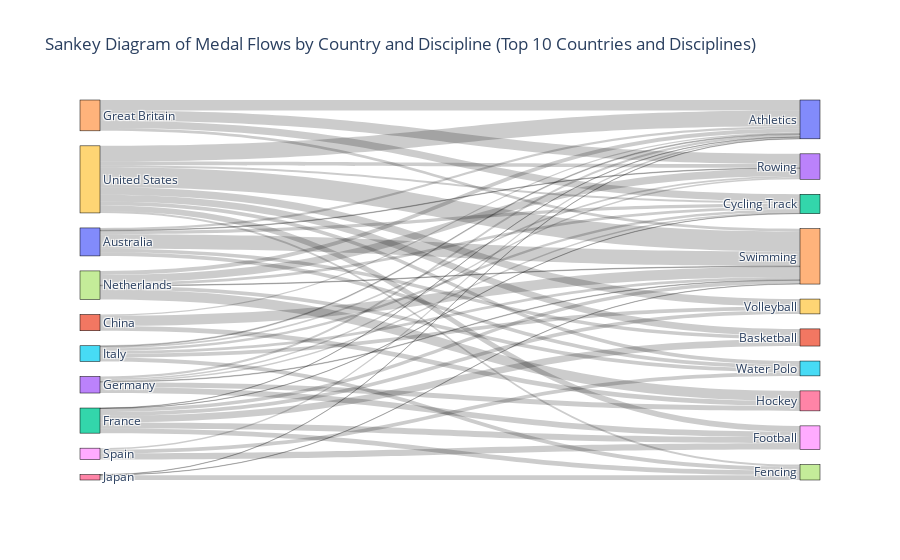

The notebook cell saved with this chart:
### Markdown cell above
For the addition we plot it with Sankey Diagram Flow.

### Code cell
import plotly.graph_objects as go

medals_by_country_discipline = df.groupby(['country','discipline']).size().reset_index(name='medal_count')

top_10_countries = medals_by_country_discipline.groupby('country')['medal_count'].sum().sort_values(ascending=False).head(10).index
filtered_medals = medals_by_country_discipline[medals_by_country_discipline['country'].isin(top_10_countries)]

top_disciplines = filtered_medals.groupby('discipline')['medal_count'].sum().sort_values(ascending=False).head(10).index
filtered_medals = filtered_medals[filtered_medals['discipline'].isin(top_disciplines)]

countries = filtered_medals['country'].unique().tolist()
disciplines = filtered_medals['discipline'].unique().tolist()
nodes = countries + disciplines

source_indices= [nodes.index(country) for country in filtered_medals['country']]
target_indices = [nodes.index(discipline) for discipline in filtered_medals['discipline']]

fig = go.Figure(go.Sankey(
    node=dict(
        pad=15,
        thickness=20,
        line=dict(color='black',width=0.5),
        label=nodes
    ),
    link=dict(
        source=source_indices,
        target=target_indices,
        value=filtered_medals['medal_count']
    )
))

fig.update_layout(title_text='Sankey Diagram of Medal Flows by Country and Discipline (Top 10 Countries and Disciplines)', 
                  font_size=12)

fig.show()

### Figure 1 — Plotly figure (JSON) as saved in the notebook; plotly's stock layout.template omitted (floating-point values rounded to 4 significant figures)
{"data": [{"link": {"source": [0, 0, 0, 0, 0, 0, 1, 1, 1, 2, 2, 2, 2, 2, 2, 2, 3, 3, 3, 3, 3, 3, 4, 4, 4, 4, 5, 5, 5, 5, 5, 5, 6, 6, 6, 7, 7, 7, 7, 7, 7, 8, 8, 8, 9, 9, 9, 9, 9, 9, 9, 9, 9], "target": [10, 11, 12, 13, 14, 15, 10, 16, 14, 10, 11, 12, 17, 18, 14, 19, 10, 12, 18, 16, 13, 14, 10, 12, 13, 14, 10, 12, 17, 13, 14, 19, 10, 17, 14, 10, 12, 16, 13, 14, 15, 10, 18, 15, 10, 11, 12, 17, 18, 13, 14, 19, 15], "value": [8, 12, 12, 2, 51, 13, 4, 17, 36, 1, 24, 1, 16, 21, 12, 13, 8, 5, 20, 18, 5, 2, 37, 25, 36, 10, 3, 9, 14, 6, 10, 13, 1, 17, 1, 14, 9, 35, 27, 2, 13, 5, 22, 13, 55, 24, 7, 7, 20, 13, 70, 26, 13]}, "node": {"label": ["Australia", "China", "France", "Germany", "Great Britain", "Italy", "Japan", "Netherlands", "Spain", "United States", "Athletics", "Basketball", "Cycling Track", "Rowing", "Swimming", "Water Polo", "Hockey", "Fencing", "Football", "Volleyball"], "line": {"color": "black", "width": 0.5}, "pad": 15, "thickness": 20}, "type": "sankey"}], "layout": {"font": {"size": 12}, "title": {"text": "Sankey Diagram of Medal Flows by Country and Discipline (Top 10 Countries and Disciplines)"}}}
